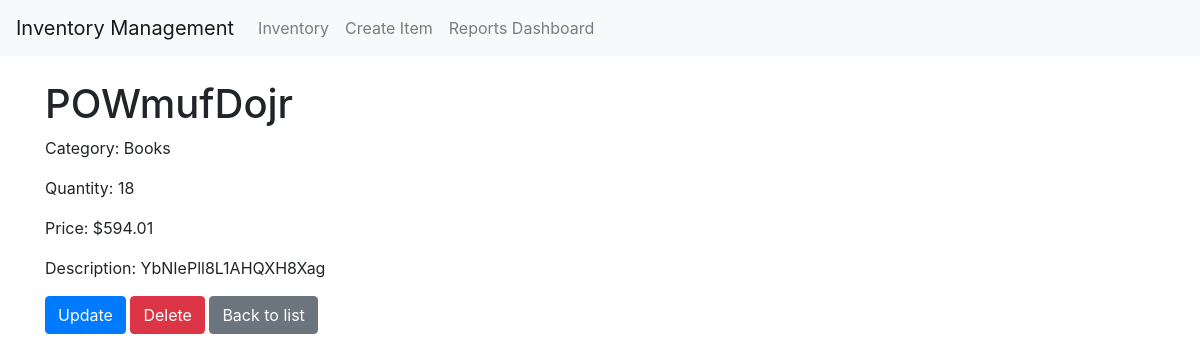
The page /items/4/ on the database as committed earlier.
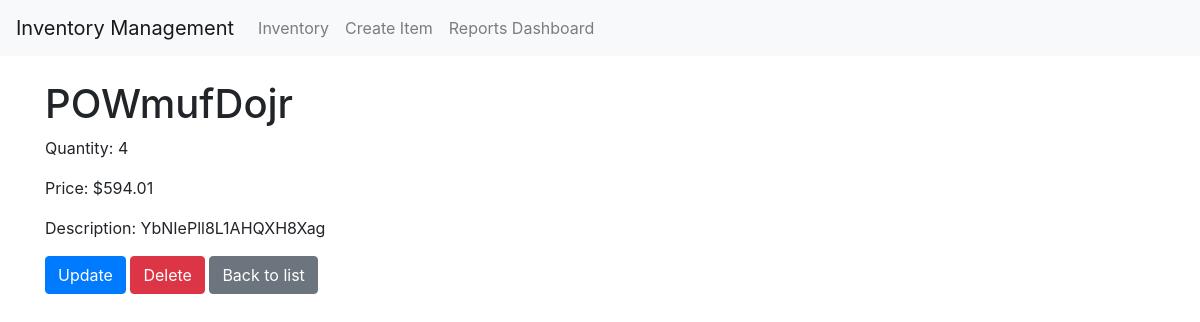
The same page on the database as committed later.
### inventory/models.py (models this page shows, shortened)
class Item(models.Model):
    CATEGORY_CHOICES = [
        ('electronics', 'Electronics'),
        ('clothing', 'Clothing'),
        ('books', 'Books'),
    ]
    name = models.CharField(max_length=255)
    category = models.CharField(max_length=100, choices=CATEGORY_CHOICES, blank=True, null=True)
    quantity = models.IntegerField(validators=[MinValueValidator(0)])
    price = models.DecimalField(max_digits=10, decimal_places=2)
    description = models.TextField(blank=True, null=True)
    image = models.ImageField(upload_to='item_images/', blank=True, null=True)

### inventory/views.py (the view)
# urls.py: path('items/<int:pk>/', ItemDetailView.as_view(), name='item_detail'),
class ItemDetailView(DetailView):
    model = Item
    context_object_name = 'item'
    template_name = 'inventory/item_detail.html'

### inventory/templates/inventory/item_detail.html (shortened to what this page needs)
{% extends 'base.html' %}
{% block content %}
  <div class="item-detail">
    <h1>{{ item.name }}</h1>
    {% if item.category %}<p>Category: {{ item.category }}</p>{% endif %}
    {% if item.quantity %}<p>Quantity: {{ item.quantity }}</p>{% endif %}
    <p>Price: ${{ item.price }}</p>
    <p>Description: {{ item.description }}</p>
    <div class="actions">
      <a href="{% url 'item_update' pk=item.pk %}" class="btn btn-primary">Update</a>
      <a href="{% url 'item_delete' pk=item.pk %}" class="btn btn-danger">Delete</a>
      <a href="{% url 'item_list' %}" class="btn btn-secondary">Back to list</a>
    </div>
  </div>
{% endblock %}

Rows that differ between the two databases and show on the page:
changed Item "POWmufDojr": quantity "18" → "4"; category "Books" → (not shown)
Other text that changed with them:
text no longer shown: "Category:"
